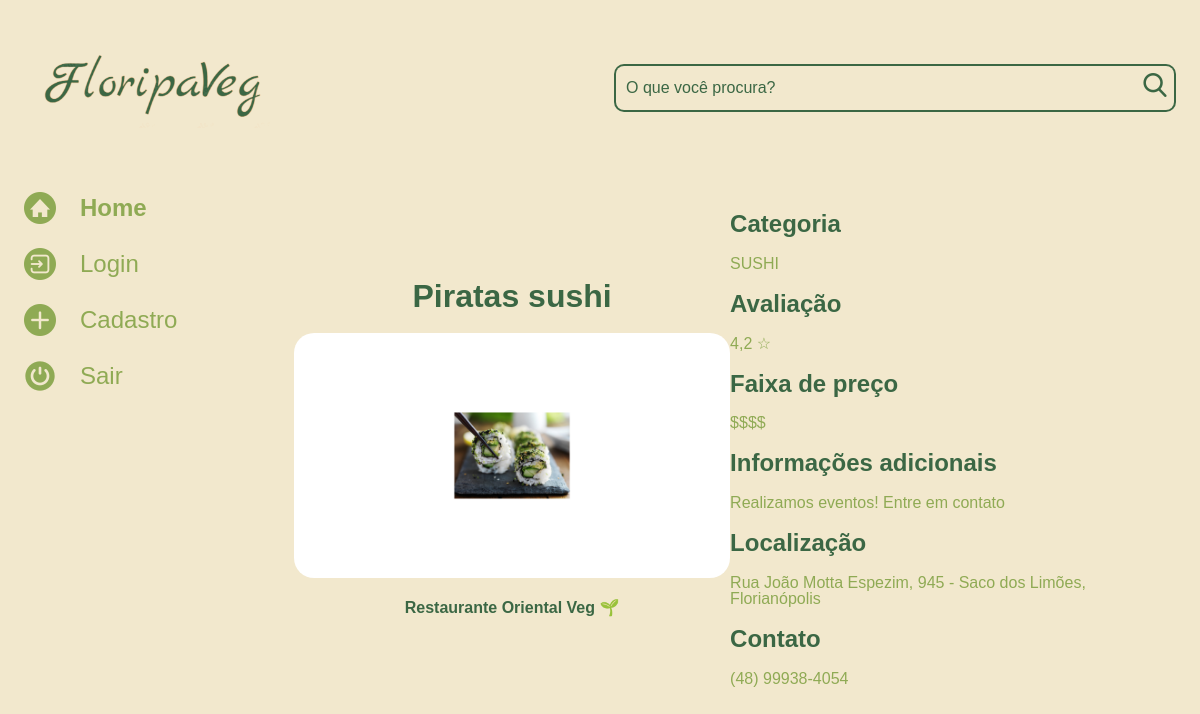
/detalhes/2, run on an earlier commit of the app's database.
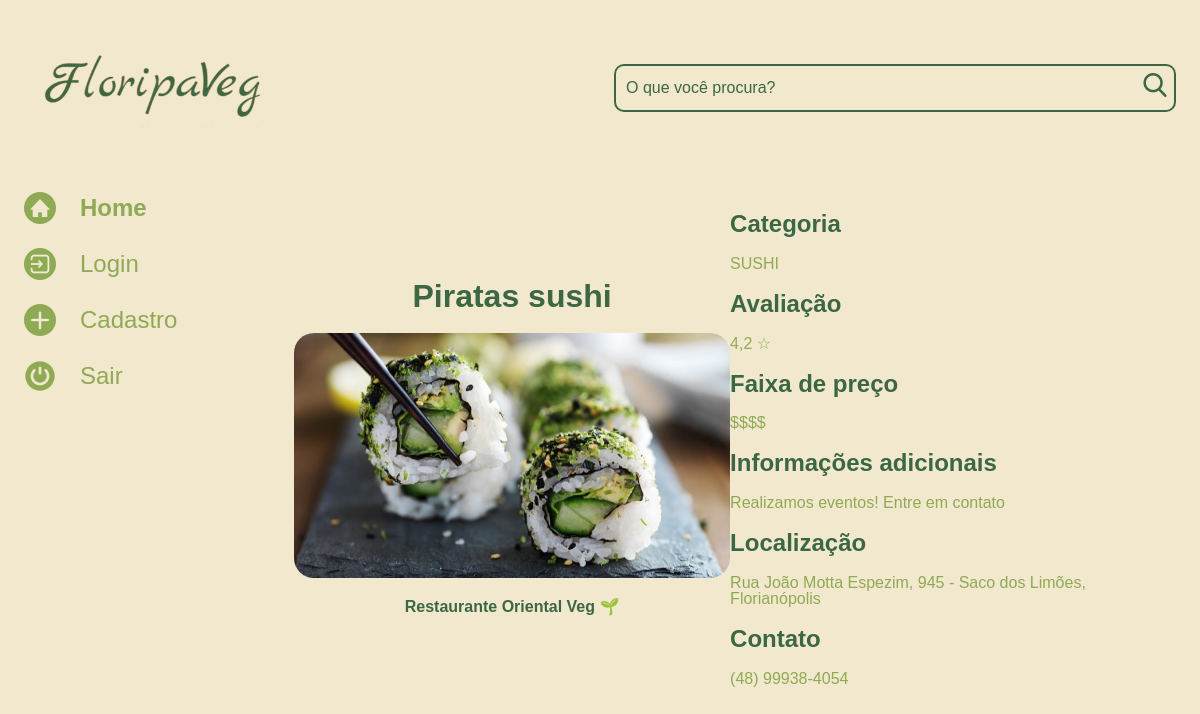
And on a later commit of the database.
### restaurantes/models.py (models this page shows, shortened)
class Restaurante(models.Model):
    OPCOES_CATEGORIA = [
        ("SELF SERVICE", "Self service"),
        ("BURGER", "Burger"),
        ("SUSHI", "Sushi"),
    ]
    nome = models.CharField(max_length=100, null=False, blank=False)
    descricao = models.TextField(null=False, blank=False)
    categoria = models.CharField(max_length=100, choices=OPCOES_CATEGORIA, default='')
    faixa_preco = models.CharField(max_length=100, null=True, blank=True)
    nota = models.CharField(max_length=10, blank=False, null=False)
    informacoes_adicionais = models.CharField(max_length=150, null=True, blank=True, default='')
    horario_funcionamento = models.CharField(max_length=150, null=True, blank=True)
    localizacao = models.CharField(max_length=150, null=False, blank=False)
    contato = models.CharField(max_length=150, null=True, blank=True)
    foto = models.ImageField(upload_to="fotos/", blank=True)

### restaurantes/views.py (the view)
# urls.py: path('detalhes/<int:rest_id>', detalhes, name='detalhes'),
def detalhes(request, rest_id):
    restaurante = get_object_or_404(Restaurante, pk=rest_id)
    return render(request, 'restaurantes/detalhes.html', {'restaurante': restaurante})

### templates/restaurantes/detalhes.html
{% extends 'restaurantes/base.html' %}
{% load static %}
{% block content %}
            <section class="detalhes">
                <div class="detalhes__apresentacao">
                    <h1 class="detalhes__apresentacao__titulo">{{ restaurante.nome }}</h1>
                    {% if restaurante.foto == "" or restaurante.foto == null %}
                    <img class="imagem__imagem" src="{% static '/assets/imagens/galeria/carina-nebula.png' %}">
                    {% else %}
                    <img class="imagem__imagem" src="{{ restaurante.foto.url }}">
                    {% endif %}
                    <p class="detalhes__apresentacao__descricao">{{ restaurante.descricao }}</p>
                </div>
                <div class="detalhes__caracteristicas">
                    <h2 class="detalhes__caracteristicas__titulo" >Categoria</h2>
                    <p class="detalhes__caracteristicas__conteudo">{{ restaurante.categoria }}</p>
                    <h2 class="detalhes__caracteristicas__titulo">Avaliação</h2>
                    <p class="detalhes__caracteristicas__conteudo">{{ restaurante.nota }}</p>
                    <h2 class="detalhes__caracteristicas__titulo">Faixa de preço</h2>
                    <p class="detalhes__caracteristicas__conteudo">{{ restaurante.faixa_preco }}</p>
                    <h2 class="detalhes__caracteristicas__titulo">Informações adicionais</h2>
                    <p class="detalhes__caracteristicas__conteudo">{{ restaurante.informacoes_adicionais }}</p>
                    <h2 class="detalhes__caracteristicas__titulo">Localização</h2>
                    <p class="detalhes__caracteristicas__conteudo">{{ restaurante.localizacao }}</p>
                    <h2 class="detalhes__caracteristicas__titulo">Contato</h2>
                    <p class="detalhes__caracteristicas__conteudo">{{ restaurante.contato }}</p>
                </div>
            </section>
        </main>
    </div>
{% endblock %}

What changed in the data, as far as the page shows it:
changed Restaurante "Piratas sushi": foto: a different picture
